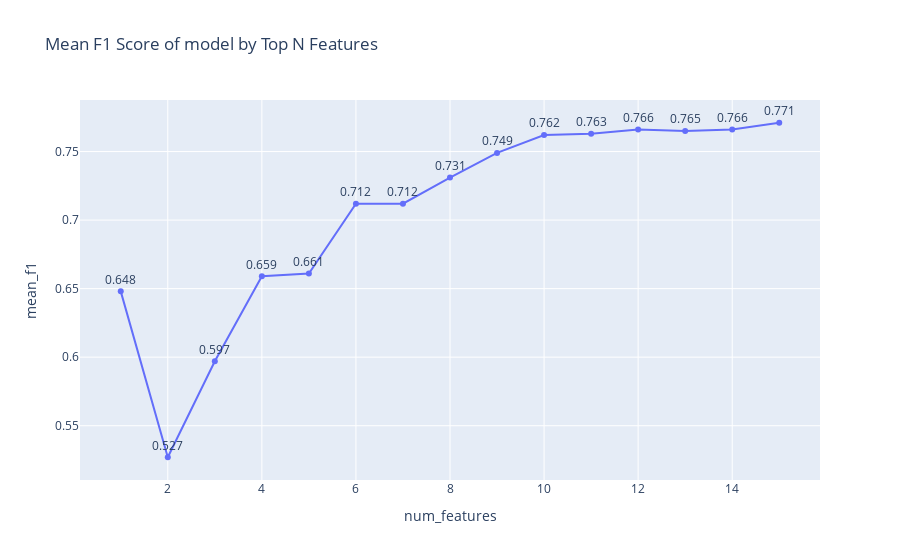

Write notebook code for a chart like this one.
### Code cell
f1_by_feature = pd.DataFrame.from_dict(f1_n_feature,orient='index',columns=['num_features','mean_f1'])
f1_by_feature['mean_f1'] = f1_by_feature['mean_f1'].round(3)

fig = px.line(f1_by_feature,
             x='num_features',
             y='mean_f1',
             text='mean_f1',
             title='Mean F1 Score of model by Top N Features')

fig.update_traces(textposition='top center')

fig.show()

### Figure 1 — Plotly figure (JSON) as saved in the notebook; plotly's stock layout.template omitted (floating-point values rounded to 4 significant figures)
{"data": [{"hovertemplate": "num_features=%{x}<br>mean_f1=%{text}<extra></extra>", "legendgroup": "", "line": {"color": "#636efa", "dash": "solid"}, "marker": {"symbol": "circle"}, "mode": "lines+markers+text", "name": "", "orientation": "v", "showlegend": false, "text": [0.648, 0.527, 0.597, 0.659, 0.661, 0.712, 0.712, 0.731, 0.749, 0.762, 0.763, 0.766, 0.765, 0.766, 0.771], "textposition": "top center", "type": "scatter", "x": [1, 2, 3, 4, 5, 6, 7, 8, 9, 10, 11, 12, 13, 14, 15], "xaxis": "x", "y": [0.648, 0.527, 0.597, 0.659, 0.661, 0.712, 0.712, 0.731, 0.749, 0.762, 0.763, 0.766, 0.765, 0.766, 0.771], "yaxis": "y"}], "layout": {"legend": {"tracegroupgap": 0}, "title": {"text": "Mean F1 Score of model by Top N Features"}, "xaxis": {"anchor": "y", "domain": [0, 1], "title": {"text": "num_features"}}, "yaxis": {"anchor": "x", "domain": [0, 1], "title": {"text": "mean_f1"}}}}
